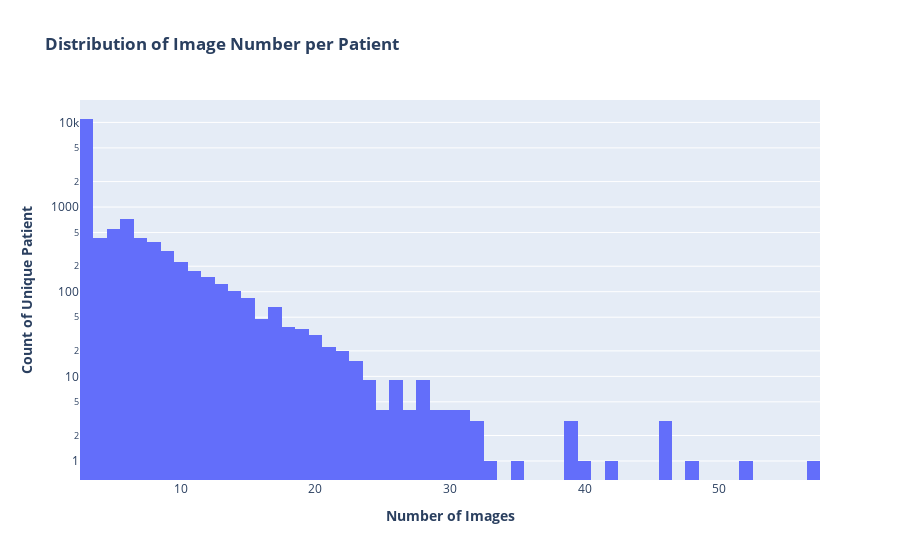
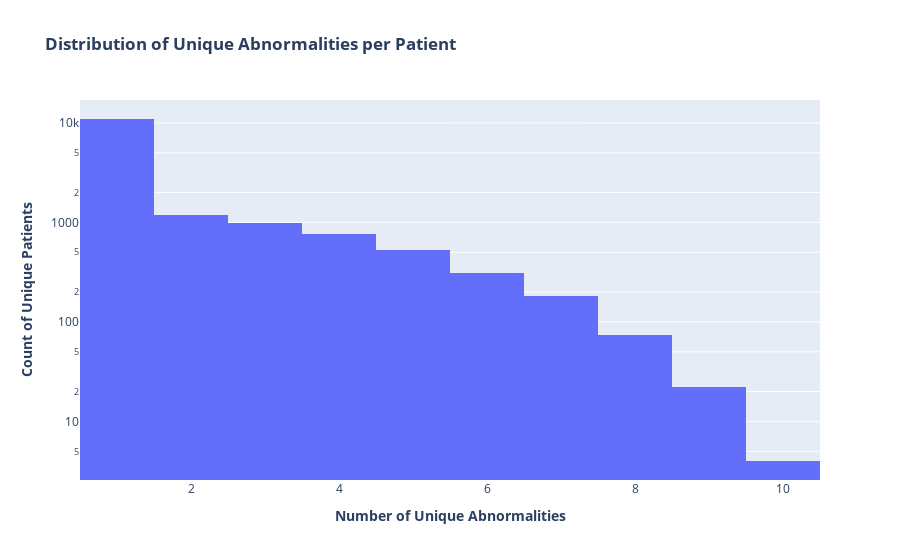

The notebook cell saved with these charts, in order:
### Code cell
fig = px.histogram(train_df.image_id.value_counts(),
                   title="<b>Distribution of Image Number per Patient",
                   log_y = True
                   )
fig.update_layout(showlegend=False,
                  xaxis_title="<b>Number of Images</b>",
                  yaxis_title="<b>Count of Unique Patient",)
fig.show()

fig = px.histogram(train_df.groupby('image_id')["class_name"].unique().apply(lambda x: len(x)),  
                   title="<b>Distribution of Unique Abnormalities per Patient",
                   log_y = True
                   )
fig.update_layout(showlegend=False,
                  xaxis_title="<b>Number of Unique Abnormalities</b>",
                  yaxis_title="<b>Count of Unique Patients</b>")
fig.show()

### Figure 1 — Plotly figure (JSON) as saved in the notebook; plotly's stock layout.template omitted (floating-point values rounded to 4 significant figures; data arrays with more than 128 entries replaced by an {"elided": "..."} marker saying what was removed)
{"data": [{"alignmentgroup": "True", "bingroup": "x", "hovertemplate": "variable=count<br>value=%{x}<br>count=%{y}<extra></extra>", "legendgroup": "count", "marker": {"color": "#636efa", "pattern": {"shape": ""}}, "name": "count", "offsetgroup": "count", "orientation": "v", "showlegend": true, "x": {"elided": "15000 int values"}, "xaxis": "x", "yaxis": "y", "type": "histogram"}], "layout": {"xaxis": {"anchor": "y", "domain": [0.0, 1.0], "title": {"text": "<b>Number of Images</b>"}}, "yaxis": {"anchor": "x", "domain": [0.0, 1.0], "title": {"text": "<b>Count of Unique Patient"}, "type": "log"}, "legend": {"title": {"text": "variable"}, "tracegroupgap": 0}, "title": {"text": "<b>Distribution of Image Number per Patient"}, "barmode": "relative", "showlegend": false}}

### Figure 2 — Plotly figure (JSON) as saved in the notebook; plotly's stock layout.template omitted (floating-point values rounded to 4 significant figures; data arrays with more than 128 entries replaced by an {"elided": "..."} marker saying what was removed)
{"data": [{"alignmentgroup": "True", "bingroup": "x", "hovertemplate": "variable=class_name<br>value=%{x}<br>count=%{y}<extra></extra>", "legendgroup": "class_name", "marker": {"color": "#636efa", "pattern": {"shape": ""}}, "name": "class_name", "offsetgroup": "class_name", "orientation": "v", "showlegend": true, "x": {"elided": "15000 int values"}, "xaxis": "x", "yaxis": "y", "type": "histogram"}], "layout": {"xaxis": {"anchor": "y", "domain": [0.0, 1.0], "title": {"text": "<b>Number of Unique Abnormalities</b>"}}, "yaxis": {"anchor": "x", "domain": [0.0, 1.0], "title": {"text": "<b>Count of Unique Patients</b>"}, "type": "log"}, "legend": {"title": {"text": "variable"}, "tracegroupgap": 0}, "title": {"text": "<b>Distribution of Unique Abnormalities per Patient"}, "barmode": "relative", "showlegend": false}}
